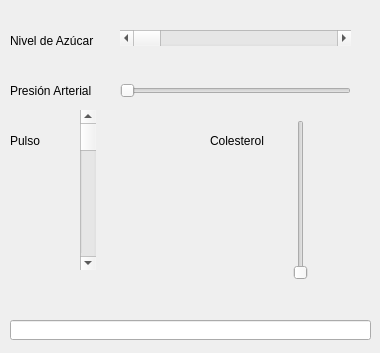
<?xml version="1.0" encoding="UTF-8"?>
<ui version="4.0">
 <class>NivelesDialog</class>
 <widget class="QDialog" name="NivelesDialog">
  <property name="geometry">
   <rect>
    <x>0</x>
    <y>0</y>
    <width>380</width>
    <height>353</height>
   </rect>
  </property>
  <property name="windowTitle">
   <string>Niveles</string>
  </property>
  <widget class="QLabel" name="lbl_nivelAzucar">
   <property name="geometry">
    <rect>
     <x>10</x>
     <y>20</y>
     <width>121</width>
     <height>41</height>
    </rect>
   </property>
   <property name="text">
    <string>Nivel de Azúcar</string>
   </property>
  </widget>
  <widget class="QLabel" name="lbl_arterial">
   <property name="geometry">
    <rect>
     <x>10</x>
     <y>70</y>
     <width>121</width>
     <height>41</height>
    </rect>
   </property>
   <property name="text">
    <string>Presión Arterial</string>
   </property>
  </widget>
  <widget class="QScrollBar" name="scroll_azucar">
   <property name="geometry">
    <rect>
     <x>120</x>
     <y>30</y>
     <width>231</width>
     <height>16</height>
    </rect>
   </property>
   <property name="orientation">
    <enum>Qt::Horizontal</enum>
   </property>
  </widget>
  <widget class="QSlider" name="sliderPresion">
   <property name="geometry">
    <rect>
     <x>120</x>
     <y>80</y>
     <width>231</width>
     <height>22</height>
    </rect>
   </property>
   <property name="orientation">
    <enum>Qt::Horizontal</enum>
   </property>
  </widget>
  <widget class="QLabel" name="lbl_pulso">
   <property name="geometry">
    <rect>
     <x>10</x>
     <y>120</y>
     <width>121</width>
     <height>41</height>
    </rect>
   </property>
   <property name="text">
    <string>Pulso</string>
   </property>
  </widget>
  <widget class="QScrollBar" name="scrollPulso">
   <property name="geometry">
    <rect>
     <x>80</x>
     <y>110</y>
     <width>16</width>
     <height>160</height>
    </rect>
   </property>
   <property name="orientation">
    <enum>Qt::Vertical</enum>
   </property>
  </widget>
  <widget class="QLabel" name="lbl_colesterol">
   <property name="geometry">
    <rect>
     <x>210</x>
     <y>120</y>
     <width>121</width>
     <height>41</height>
    </rect>
   </property>
   <property name="text">
    <string>Colesterol</string>
   </property>
  </widget>
  <widget class="QSlider" name="sliderColesterol">
   <property name="geometry">
    <rect>
     <x>290</x>
     <y>120</y>
     <width>22</width>
     <height>160</height>
    </rect>
   </property>
   <property name="orientation">
    <enum>Qt::Vertical</enum>
   </property>
  </widget>
  <widget class="QLineEdit" name="txt_resultado">
   <property name="geometry">
    <rect>
     <x>10</x>
     <y>320</y>
     <width>361</width>
     <height>20</height>
    </rect>
   </property>
   <property name="readOnly">
    <bool>true</bool>
   </property>
  </widget>
 </widget>
 <resources/>
 <connections/>
</ui>
